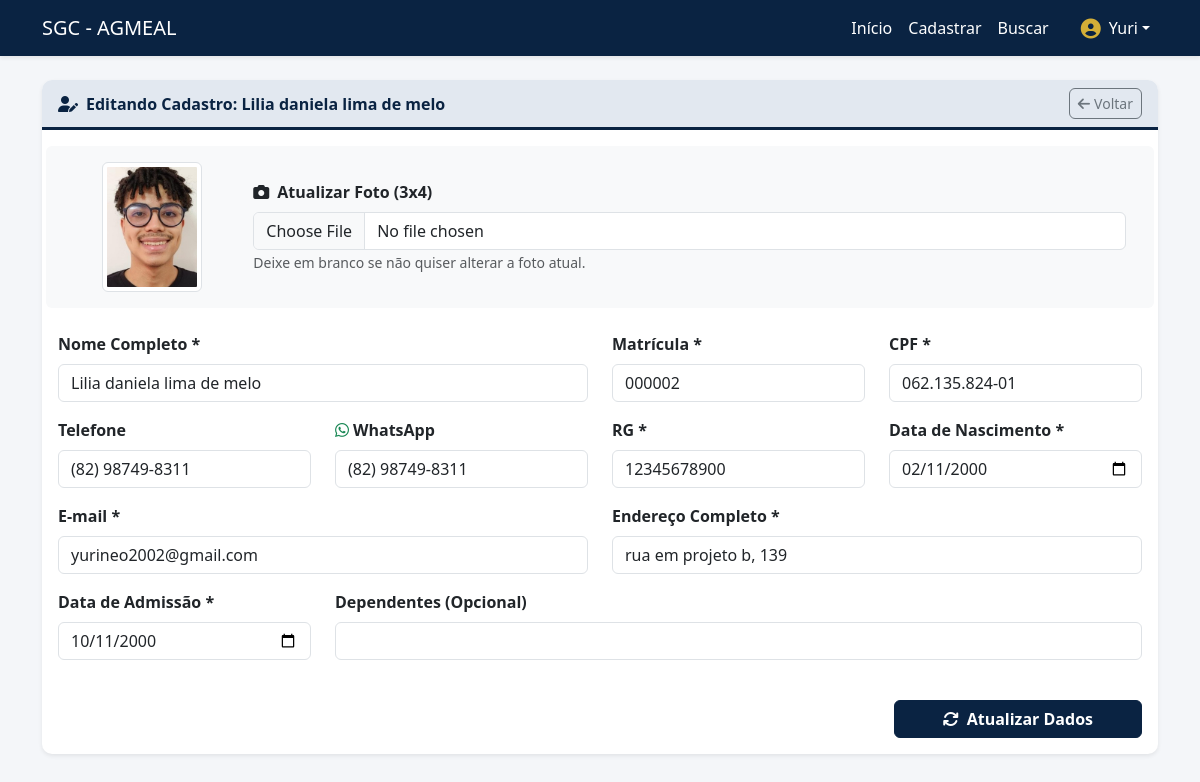
Screenshot of /editar/2 (signed in) with the database file from the repository.
### app/database.py (models this page shows)
class Associado(db.Model):
    __tablename__ = 'associados'
    id = db.Column(db.Integer, primary_key=True)
    nome = db.Column(db.String(100), nullable=False)
    matricula = db.Column(db.String(20), unique=True, nullable=False)
    rg = db.Column(db.String(20), nullable=False)
    cpf = db.Column(db.String(14), unique=True, nullable=False)
    telefone = db.Column(db.String(15), nullable=True)
    telefone_whatsapp = db.Column(db.String(15), nullable=True)
    foto_perfil = db.Column(db.String(255), nullable=True) # Guarda o nome da imagem salva
    endereco = db.Column(db.Text, nullable=False)
    data_nascimento = db.Column(db.Date, nullable=False)
    email = db.Column(db.String(100), nullable=False)
    data_admissao = db.Column(db.Date, nullable=False)
    dependentes = db.Column(db.Text, nullable=True)
    data_criacao = db.Column(db.DateTime, default=datetime.utcnow)

### app/main.py (the view, shortened to what this page needs)
@app.route('/editar/<int:id>', methods=['GET', 'POST'])
@login_required
def editar(id):
    associado = Associado.query.get_or_404(id)
    return render_template('editar.html', username=session.get('username'), associado=associado)

### app/main.py (called while the page is built)
@app.before_request
def verificar_primeiro_acesso():
    if request.endpoint in ['setup', 'static']:
        return
    if Usuario.query.count() == 0:
        return redirect(url_for('setup'))

def login_required(f):
    @wraps(f)
    def decorated_function(*args, **kwargs):
        if 'usuario_id' not in session:
            flash('Por favor, faça login para acessar o sistema.', 'warning')
            return redirect(url_for('login'))
        return f(*args, **kwargs)
    return decorated_function

### app/templates/editar.html (shortened to what this page needs)
{% extends "base.html" %}
{% block content %}
<div class="card shadow-sm border-0">
    <div class="card-header card-header-agmeal d-flex justify-content-between align-items-center">
        <span><i class="fa-solid fa-user-pen me-2"></i>Editando Cadastro: {{ associado.nome }}</span>
        <a href="/buscar" class="btn btn-sm btn-outline-secondary"><i class="fa-solid fa-arrow-left me-1"></i>Voltar</a>
    </div>
    <div class="card-body">
        <form action="/editar/{{ associado.id }}" method="POST" enctype="multipart/form-data">
            <div class="row mb-4 bg-light p-3 rounded align-items-center">
                <div class="col-md-2 text-center">
                    {% if associado.foto_perfil %}
                        <img src="{{ url_for('static', filename='uploads/fotos/' ~ associado.foto_perfil) }}" class="img-thumbnail" style="width: 100px; height: 130px; object-fit: cover;">
                    {% else %}
                        <div class="border rounded bg-white text-muted d-flex align-items-center justify-content-center" style="width: 100px; height: 130px;">Sem Foto</div>
                    {% endif %}
                </div>
                <div class="col-md-10">
                    <label class="form-label fw-bold"><i class="fa-solid fa-camera me-2"></i>Atualizar Foto (3x4)</label>
                    <input type="file" class="form-control" name="foto_perfil" accept="image/png, image/jpeg">
                    <small class="text-muted">Deixe em branco se não quiser alterar a foto atual.</small>
                </div>
            </div>
            <div class="row">
                <div class="col-md-6 mb-3">
                    <label class="form-label fw-bold">Nome Completo *</label>
                    <input type="text" class="form-control" name="nome" value="{{ associado.nome }}" required>
                </div>
                <div class="col-md-3 mb-3">
                    <label class="form-label fw-bold">Matrícula *</label>
                    <input type="text" class="form-control" name="matricula" value="{{ associado.matricula }}" maxlength="20" required>
                </div>
                <div class="col-md-3 mb-3">
                    <label class="form-label fw-bold">CPF *</label>
                    <input type="text" class="form-control" name="cpf" value="{{ associado.cpf }}" maxlength="14" oninput="mascaraCPF(this)" required>
                </div>
            </div>
            <div class="row">
                <div class="col-md-3 mb-3">
                    <label class="form-label fw-bold">Telefone</label>
                    <input type="text" class="form-control" name="telefone" value="{{ associado.telefone or '' }}" maxlength="15" oninput="mascaraTelefone(this)">
                </div>
                <div class="col-md-3 mb-3">
                    <label class="form-label fw-bold"><i class="fa-brands fa-whatsapp text-success me-1"></i>WhatsApp</label>
                    <input type="text" class="form-control" name="telefone_whatsapp" value="{{ associado.telefone_whatsapp or '' }}" maxlength="15" oninput="mascaraTelefone(this)">
                </div>
                <div class="col-md-3 mb-3">
                    <label class="form-label fw-bold">RG *</label>
                    <input type="text" class="form-control" name="rg" value="{{ associado.rg }}" maxlength="20" required>
                </div>
                <div class="col-md-3 mb-3">
                    <label class="form-label fw-bold">Data de Nascimento *</label>
                    <input type="date" class="form-control" name="data_nascimento" value="{{ associado.data_nascimento.strftime('%Y-%m-%d') }}" required>
                </div>
            </div>
            <div class="row">
                <div class="col-md-6 mb-3">
                    <label class="form-label fw-bold">E-mail *</label>
                    <input type="email" class="form-control" name="email" value="{{ associado.email }}" required>
                </div>
                <div class="col-md-6 mb-3">
                    <label class="form-label fw-bold">Endereço Completo *</label>
                    <input type="text" class="form-control" name="endereco" value="{{ associado.endereco }}" required>
                </div>
            </div>
            <div class="row">
                <div class="col-md-3 mb-3">
                    <label class="form-label fw-bold">Data de Admissão *</label>
                    <input type="date" class="form-control" name="data_admissao" value="{{ associado.data_admissao.strftime('%Y-%m-%d') }}" required>
                </div>
                <div class="col-md-9 mb-3">
                    <label class="form-label fw-bold">Dependentes (Opcional)</label>
                    <input type="text" class="form-control" name="dependentes" value="{{ associado.dependentes or '' }}">
                </div>
            </div>
            <div class="d-grid gap-2 d-md-flex justify-content-md-end mt-4">
                <button type="submit" class="btn btn-primary-agmeal px-5 fw-bold"><i class="fa-solid fa-arrows-rotate me-2"></i>Atualizar Dados</button>
            </div>
        </form>
    </div>
</div>
{% endblock %}

### app/static/css/style.css (style rules this page uses)
:root { --agmeal-azul: #0A2342; --agmeal-azul-claro: #143866; --agmeal-ouro: #D4AF37; --agmeal-ouro-escuro: #B8962F; }
body { background-color: #F4F6F9; font-family: 'Segoe UI', Tahoma, Geneva, Verdana, sans-serif; }
.card { border: none; border-radius: 10px; transition: all 0.3s ease; }
.card-header-agmeal { background-color: #E2E8F0; border-bottom: 3px solid var(--agmeal-azul); color: var(--agmeal-azul); font-weight: bold; border-radius: 10px 10px 0 0 !important; }
.btn { transition: all 0.25s ease-in-out; border-radius: 6px; }
.btn-primary-agmeal { background-color: var(--agmeal-azul); border-color: var(--agmeal-azul); color: white; }

### rows the page displays
Associado: nome "Lilia daniela lima de melo", foto_perfil (picture), matricula "000002", cpf "062.135.824-01", telefone "(82) 98749-8311", telefone_whatsapp "(82) 98749-8311", rg "12345678900", data_nascimento "02/11/2000", email "yurineo2002@gmail.com", endereco "rua em projeto b, 139", data_admissao "10/11/2000"

### other values shown
{{ username }} "Yuri"
